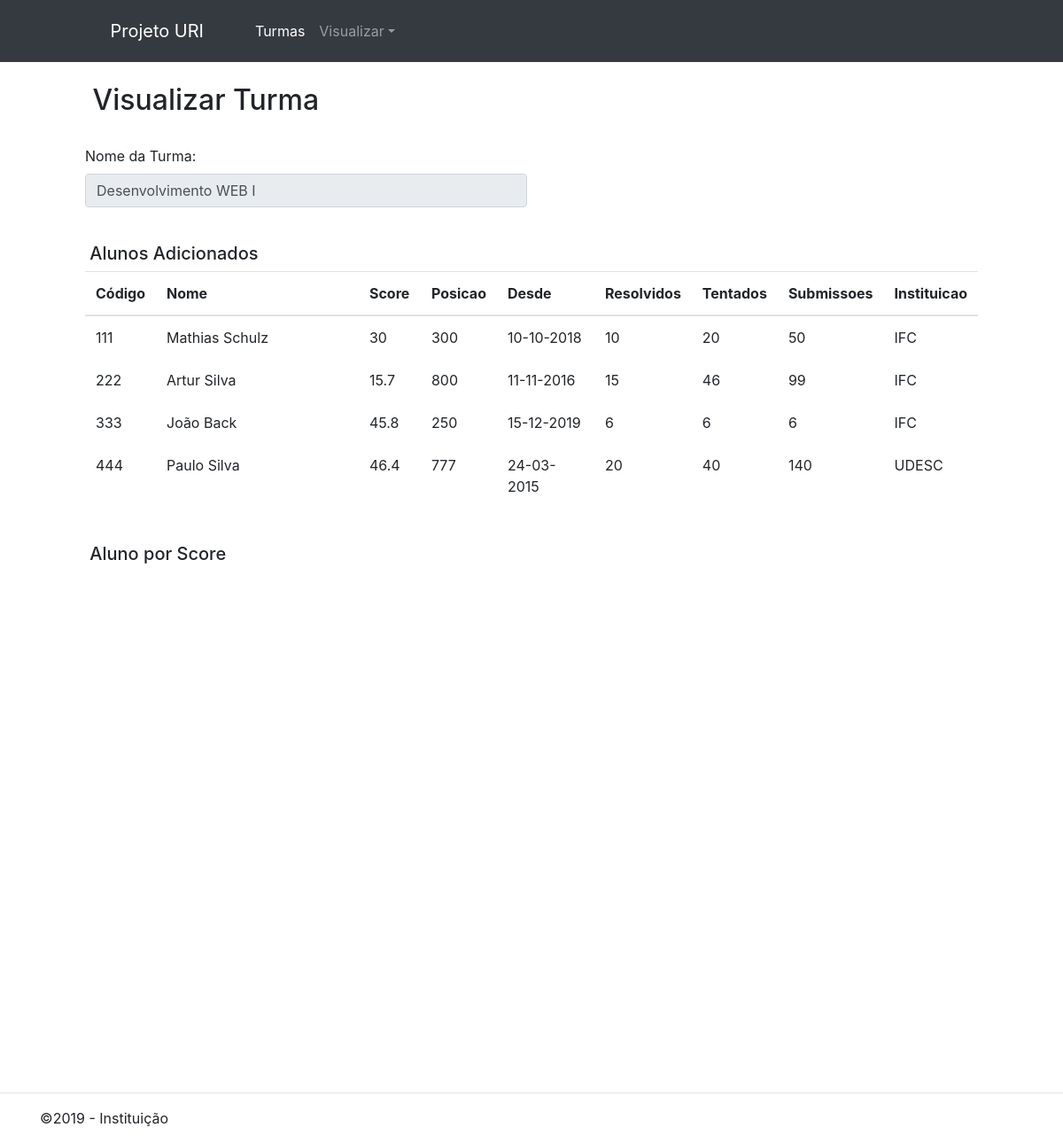
/turmaInfo.php?id=1, run on an earlier commit of the app's database.
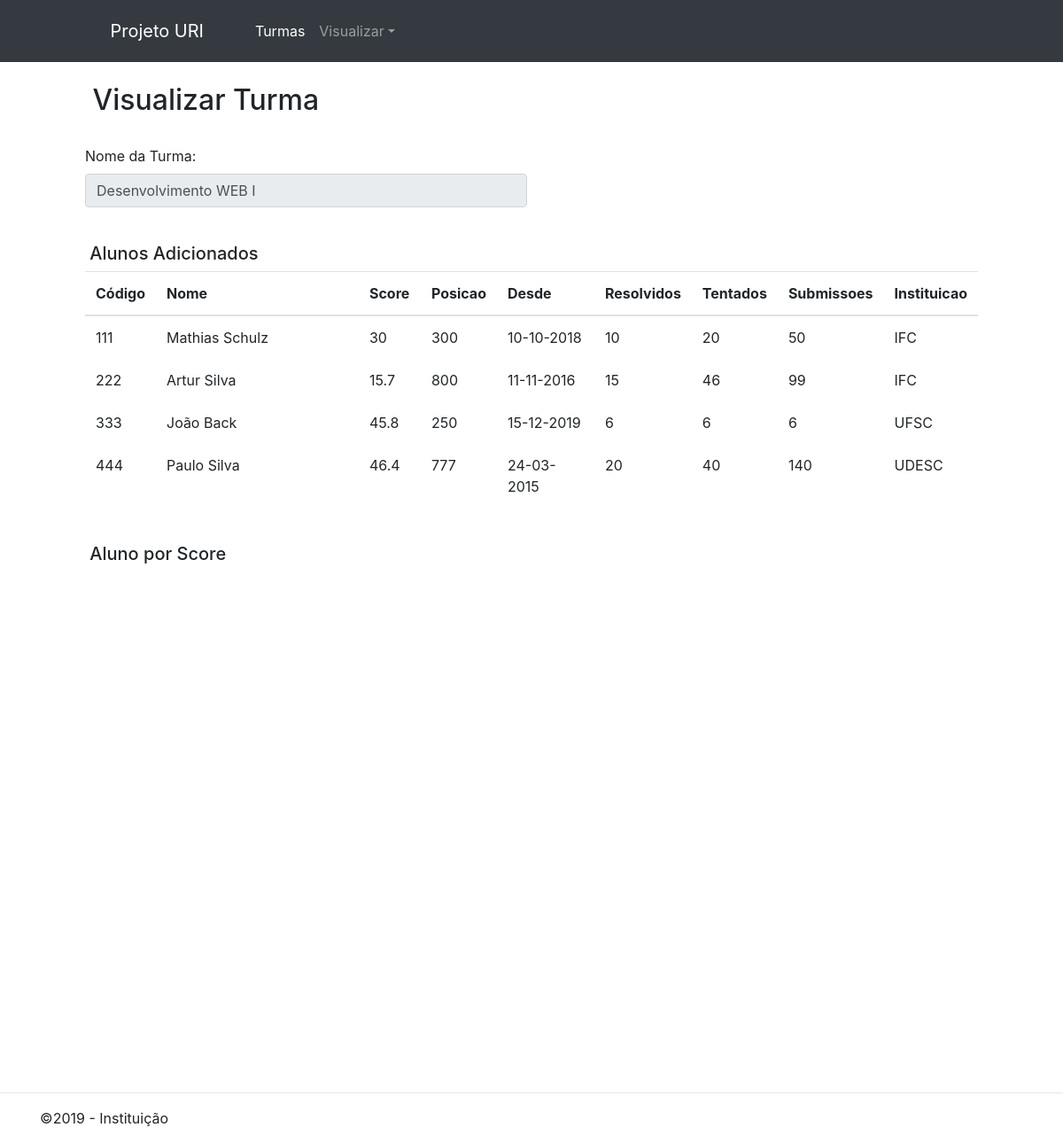
And on a later commit of the database.
### tables this page shows
CREATE TABLE IF NOT EXISTS Aluno (
	idAluno INT NOT NULL AUTO_INCREMENT PRIMARY KEY,
	codigo INT NOT NULL,
	nome VARCHAR(45) NOT NULL,
	score DOUBLE NOT NULL,
	posicao INT NULL,
	desde DATETIME NULL,
	resolvidos INT NULL,
	tentados INT NULL,
	submissoes INT NULL,
	idInstituicao INT,
	UNIQUE INDEX codigo_UNIQUE (codigo ASC),
	CONSTRAINT fk_Aluno_Instituicao FOREIGN KEY (idInstituicao) REFERENCES Instituicao(idInstituicao)
);

CREATE TABLE IF NOT EXISTS Instituicao (
  idInstituicao INT NOT NULL AUTO_INCREMENT PRIMARY KEY,
  nome VARCHAR(45) NOT NULL
);

### classesDAO/TurmaDAO.class.php (called while the page is built, shortened)
<?php
class TurmaDAO {
    public function selectTurmaPorId($id)
    {
        try {
            $sql = "SELECT * FROM TURMA WHERE IDTURMA = $id;";
            $pdo = Conexao::startConnection();
            $stmt = $pdo->prepare($sql);
            $stmt->execute();
            $turma = $stmt->fetchAll(PDO::FETCH_ASSOC);
            $sql = "SELECT TA.idAluno FROM TURMA T INNER JOIN TURMAALUNO TA ON T.IDTURMA = TA.IDTURMA WHERE T.IDTURMA = $id;";
            $stmt = $pdo->prepare($sql);
            $stmt->execute();
            $alunosRs = $stmt->fetchAll(PDO::FETCH_ASSOC);
            $listaAlunos = [];
            foreach($alunosRs as $aluno){
                $alunoDAO = new AlunoDAO();
                $aluno = $alunoDAO->selectAlunoPorId(intval($aluno['idAluno']))[1][0];
                $listaAlunos[] = $aluno;
            }
            $result = new Turma();
            $result->setNome($turma[0]['nome']);
            $result->setId($turma[0]['idTurma']);
            $result->setListaAlunos($listaAlunos);
            return [true, $result];
        } catch(PDOException $e) {
            return [false, 'Error: ' . $e->getMessage()];
        }
    }
}

### classesDAO/AlunoDAO.class.php (called while the page is built, shortened)
<?php
require_once "InstituicaoDAO.class.php";
class AlunoDAO {
    public function selectAlunoPorId($id)
    {
        try {
            $sql = "SELECT * FROM ALUNO WHERE IDALUNO = $id;";
            $pdo = Conexao::startConnection();
            $stmt = $pdo->prepare($sql);
            $stmt->execute();
            $result = [];
            while ($linha = $stmt->fetch(PDO::FETCH_ASSOC)) {
                $oInstituicaoDAO = new InstituicaoDAO();
                $oInstituicao = $oInstituicaoDAO->select('idInstituicao', InstituicaoDAO::TIPO_NUMERO, $linha['idInstituicao'])[1][0];
                $result[] = (new Aluno())
                    ->setID($linha['idAluno'])
                    ->setCodigo($linha['codigo'])
                    ->setNome($linha['nome'])
                    ->setScore($linha['score'])
                    ->setPosicao($linha['posicao'])
                    ->setDesde(new DateTime($linha['desde']))
                    ->setResolvidos($linha['resolvidos'])
                    ->setTentados($linha['tentados'])
                    ->setSubmissoes($linha['submissoes'])
                    ->setInstituicao($oInstituicao)
                ;
            }
            return [true, $result];
        } catch(PDOException $e) {
            return [false, 'Error: ' . $e->getMessage()];
        }
    }
}

### classesDAO/InstituicaoDAO.class.php (called while the page is built, shortened)
<?php
class InstituicaoDAO {
    public function select($campoBusca, $tipo, $valorBusca, $operador = null)
    {
        try {
            if ($campoBusca && $tipo && $valorBusca) {
                $op = self::OPERADOR_IGUAL;
                if ($tipo == self::TIPO_NUMERO) {
                    $sql = ""
                        . "SELECT * FROM instituicao WHERE " . $campoBusca . " " . $op .  " :valor";
                    $valor = $valorBusca;
                } elseif ($tipo == self::TIPO_STRING) {
                    $sql = ""
                        . "SELECT * FROM instituicao WHERE " . $campoBusca . " LIKE :valor";
                    $valor = "%" . $valorBusca . "%";
                }
                $pdo = Conexao::startConnection();
                $stmt = $pdo->prepare($sql);
                $stmt->bindValue(':valor', $valor, PDO::PARAM_STR);
                $stmt->execute();
                $result = [];
                while ($linha = $stmt->fetch(PDO::FETCH_ASSOC)) {
                    $result[] = (new Instituicao())
                            ->setId($linha['idInstituicao'])
                            ->setNome($linha['nome']);
                }
                return [true, $result];
            }
            return [false, "Sem resultados. "];
        } catch(PDOException $e) {
            return [false, 'Error: ' . $e->getMessage()];
        }
    }
}

### classes/Instituicao.class.php (called while the page is built, shortened)
<?php
class Instituicao {
    private $nome;
    public function setId($id)
    {
        return $this;
    }
    public function getNome()
    {
        return $this->nome;
    }
    public function setNome($nome)
    {
        $this->nome = $nome;
        return $this;
    }
}

### classes/Aluno.class.php (called while the page is built, shortened)
<?php
class Aluno {
	private $codigo;
	private $nome;
	private $score;
	private $posicao;
	private $desde;
	private $resolvidos;
	private $tentados;
    private $submissoes;
    private $Instituicao;
    public function setId($id)
    {
        return $this;
    }
	public function getCodigo()
	{
		return $this->codigo;
	}
	public function setCodigo($codigo)
	{
		$this->codigo = $codigo;
		return $this;
	}
	public function getNome()
	{
		return $this->nome;
	}
	public function setNome($nome)
	{
		$this->nome = $nome;
		return $this;
	}
	public function getScore()
	{
		return $this->score;
	}
	public function setScore($score)
	{
		$this->score = $score;
		return $this;
	}
	public function getPosicao()
	{
		return $this->posicao;
	}
	public function setPosicao($posicao)
	{
		$this->posicao = $posicao;
		return $this;
	}
	public function getDesde()
	{
		return $this->desde;
	}
	public function setDesde($desde)
	{
		$this->desde = $desde;
		return $this;
	}
	public function getResolvidos()
	{
		return $this->resolvidos;
	}
	public function setResolvidos($resolvidos)
	{
		$this->resolvidos = $resolvidos;
		return $this;
	}
	public function getTentados()
	{
		return $this->tentados;
	}
	public function setTentados($tentados)
	{
		$this->tentados = $tentados;
		return $this;
	}
	public function getSubmissoes()
	{
		return $this->submissoes;
	}
	public function setSubmissoes($submissoes)
	{
		$this->submissoes = $submissoes;
		return $this;
	}
    public function getInstituicao()
    {
        return $this->Instituicao;
    }
    public function setInstituicao($Instituicao)
    {
        $this->Instituicao = $Instituicao;
        return $this;
    }
}

### classes/Turma.class.php (called while the page is built, shortened)
<?php
class Turma {
    private $listaAlunos;
    public function setId($id)
    {
        return $this;
    }
    public function setNome($nome)
    {
        return $this;
    }
    public function getListaAlunos()
    {
        return $this->listaAlunos;
    }
    public function setListaAlunos($listaAlunos)
    {
        $this->listaAlunos = $listaAlunos;
        return $this;
    }
}

### turmaInfo.php (the view, shortened to what the changed rows need)
<?php
    require_once "inc/Header.php";
    $oTurmaDAO = new TurmaDAO();
    $oTurma = $oTurmaDAO->selectTurmaPorId($_GET['id'])[1];
    $tableAlunos = "";
    foreach ($oTurma->getListaAlunos() as $oAluno) {
        $nomeAluno = utf8_encode($oAluno->getNome());
        $tableAlunos .= "<tr><td id='input_number'>{$oAluno->getCodigo()}</td>"
            . "<td id='input_tabela'>{$nomeAluno}</td>"
            . "<td id='input_number'>{$oAluno->getScore()}</td>"
            . "<td id='input_number'>{$oAluno->getPosicao()}</td>"
            . "<td id='input_data'>{$oAluno->getDesde()->format('d-m-Y')}</td>"
            . "<td id='input_number'>{$oAluno->getResolvidos()}</td>"
            . "<td id='input_number'>{$oAluno->getTentados()}</td>"
            . "<td id='input_number'>{$oAluno->getSubmissoes()}</td>"
            . "<td id='input_number'>{$oAluno->getInstituicao()->getNome()}</td></tr>";
    }
?>
<h2>&nbspVisualizar Turma</h2><br>
<br><h5>&nbspAlunos Adicionados</h5>
<table id="tabela_lista_alunos" class="table">
    <thead>
        <th>Código</th>
        <th>Nome</th>
        <th>Score</th>
        <th>Posicao</th>
        <th>Desde</th>
        <th>Resolvidos</th>
        <th>Tentados</th>
        <th>Submissoes</th>
        <th>Instituicao</th>
    </thead>
    <tbody>
        <?= $tableAlunos ?>
    </tbody>
</table>
<br><h5>&nbspAluno por Score</h5>
<?php
    require_once "inc/Footer.php";
?>

What changed in the data, as far as the page shows it:
changed aluno "João Back": idInstituicao.nome "IFC" → "UFSC"
